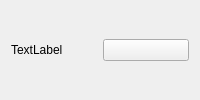
<?xml version="1.0" encoding="UTF-8"?>
<ui version="4.0">
 <class>Elpida::ListItemWithProperties</class>
 <widget class="QWidget" name="Elpida::ListItemWithProperties">
  <property name="windowTitle">
   <string>Form</string>
  </property>
  <layout class="QHBoxLayout" name="horizontalLayout">
   <item>
    <widget class="QLabel" name="lblName">
     <property name="text">
      <string>TextLabel</string>
     </property>
    </widget>
   </item>
   <item>
    <widget class="QPushButton" name="pbShowProperties">
     <property name="icon">
      <iconset>
       <normaloff>:/PlayButton.svg</normaloff>:/PlayButton.svg</iconset>
     </property>
    </widget>
   </item>
  </layout>
 </widget>
 <resources/>
 <connections/>
</ui>
